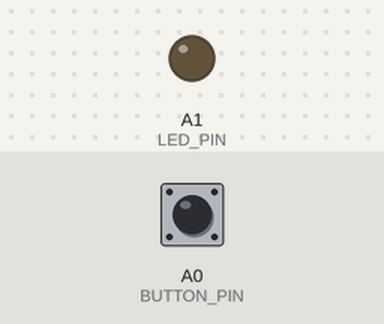
This sketch was run on a simulated Arduino Uno, built with avr-gcc and run on an emulated ATmega328P. Shown: output pins drawn as LEDs (lit = HIGH). The test bench sets the inputs (shaded band); at power-on: A0 (BUTTON_PIN) HIGH.

Above: at 1.2 s.
1.3 s: A0 (BUTTON_PIN) pulled LOW for 0.15 s
At 1.37 s:
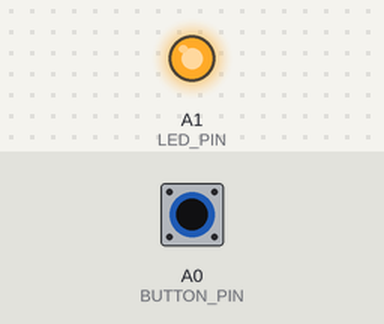
2.9 s: A0 (BUTTON_PIN) pulled LOW for 3.2 s
At 7.3 s:
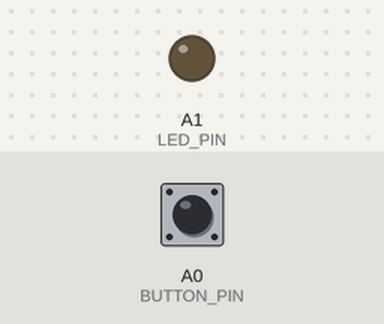
Timing chart, 0 to 8.8 s (numbered marks = the images above; inputs shaded):
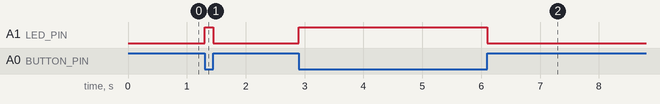

Measured:
- after the input at 1.3 s, A1 (LED_PIN): LOW → HIGH at once, → LOW 0.15 s later
- after the input at 2.9 s, A1 (LED_PIN): LOW → HIGH at once, → LOW 3.2 s later

The sketch:

01_Exercise1_SwitchLED.ino
```cpp
// 3.3 演習1：タクトスイッチによるLED点灯制御
const int BUTTON_PIN = A0;
const int LED_PIN = A1;

void setup() {
  pinMode(BUTTON_PIN, INPUT_PULLUP); // スイッチ（押していない時HIGH、押した時LOW）
  pinMode(LED_PIN, OUTPUT);          // LED出力用
}

void loop() {
  int buttonState = digitalRead(BUTTON_PIN);
  if (buttonState == LOW) {
    digitalWrite(LED_PIN, HIGH); // スイッチ押下時：LED点灯
  } else {
    digitalWrite(LED_PIN, LOW);  // スイッチ開放時：LED消灯
  }
}
```
